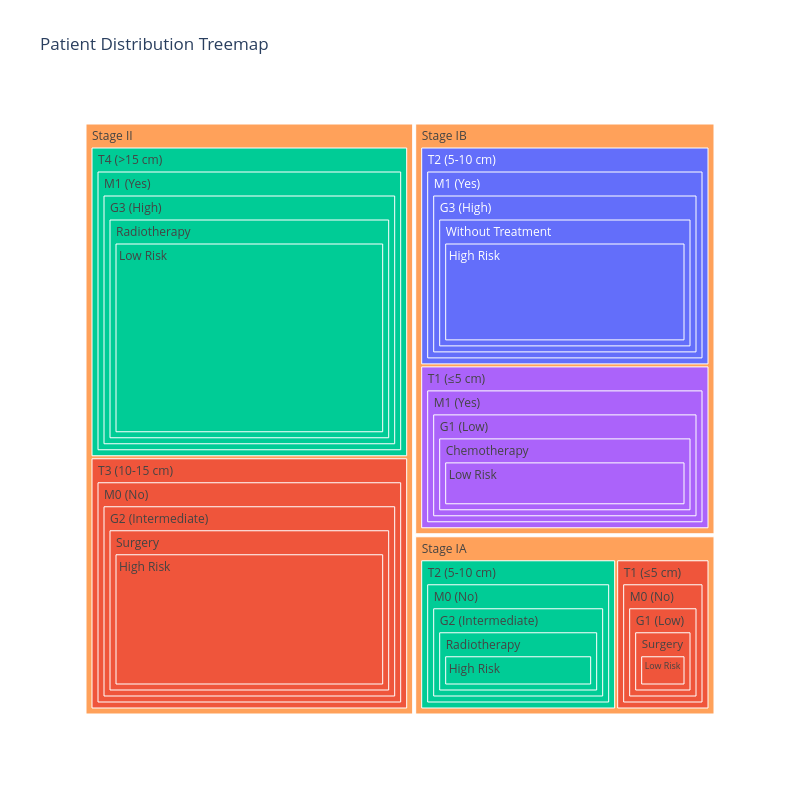

Notebook code for this chart:
### Code cell
import plotly.express as px

# Using the same data as above
fig = px.treemap(
    df,
    path=['Stage', 'Tumor Size', 'Metastasis', 'Grade', 'Treatment', 'Risk Level'],  # Hierarchy levels
    values='Count',  # Size of each block
    color='Treatment',  # Color blocks by Treatment
    title="Patient Distribution Treemap",
    width=800,
    height=800
)

# Show the Treemap
fig.show()

### Figure 1 — Plotly figure (JSON) as saved in the notebook; plotly's stock layout.template omitted (floating-point values rounded to 4 significant figures)
{"data": [{"branchvalues": "total", "customdata": [["Without Treatment"], ["Surgery"], ["Surgery"], ["Radiotherapy"], ["Radiotherapy"], ["Chemotherapy"], ["Chemotherapy"], ["Radiotherapy"], ["Radiotherapy"], ["Surgery"], ["Surgery"], ["Without Treatment"], ["Surgery"], ["Chemotherapy"], ["Radiotherapy"], ["Surgery"], ["Without Treatment"], ["Radiotherapy"], ["Surgery"], ["Radiotherapy"], ["Surgery"], ["Chemotherapy"], ["Without Treatment"], ["Radiotherapy"], ["Surgery"], ["Chemotherapy"], ["Radiotherapy"], ["Without Treatment"], ["Surgery"], ["Radiotherapy"], ["(?)"], ["(?)"], ["(?)"]], "domain": {"x": [0, 1], "y": [0, 1]}, "hovertemplate": "labels=%{label}<br>Count=%{value}<br>parent=%{parent}<br>id=%{id}<br>Treatment=%{customdata[0]}<extra></extra>", "ids": ["Stage IB/T2 (5-10 cm)/M1 (Yes)/G3 (High)/Without Treatment/High Risk", "Stage II/T3 (10-15 cm)/M0 (No)/G2 (Intermediate)/Surgery/High Risk", "Stage IA/T1 (≤5 cm)/M0 (No)/G1 (Low)/Surgery/Low Risk", "Stage IA/T2 (5-10 cm)/M0 (No)/G2 (Intermediate)/Radiotherapy/High Risk", "Stage II/T4 (>15 cm)/M1 (Yes)/G3 (High)/Radiotherapy/Low Risk", "Stage IB/T1 (≤5 cm)/M1 (Yes)/G1 (Low)/Chemotherapy/Low Risk", "Stage IB/T1 (≤5 cm)/M1 (Yes)/G1 (Low)/Chemotherapy", "Stage IA/T2 (5-10 cm)/M0 (No)/G2 (Intermediate)/Radiotherapy", "Stage II/T4 (>15 cm)/M1 (Yes)/G3 (High)/Radiotherapy", "Stage IA/T1 (≤5 cm)/M0 (No)/G1 (Low)/Surgery", "Stage II/T3 (10-15 cm)/M0 (No)/G2 (Intermediate)/Surgery", "Stage IB/T2 (5-10 cm)/M1 (Yes)/G3 (High)/Without Treatment", "Stage IA/T1 (≤5 cm)/M0 (No)/G1 (Low)", "Stage IB/T1 (≤5 cm)/M1 (Yes)/G1 (Low)", "Stage IA/T2 (5-10 cm)/M0 (No)/G2 (Intermediate)", "Stage II/T3 (10-15 cm)/M0 (No)/G2 (Intermediate)", "Stage IB/T2 (5-10 cm)/M1 (Yes)/G3 (High)", "Stage II/T4 (>15 cm)/M1 (Yes)/G3 (High)", "Stage IA/T1 (≤5 cm)/M0 (No)", "Stage IA/T2 (5-10 cm)/M0 (No)", "Stage II/T3 (10-15 cm)/M0 (No)", "Stage IB/T1 (≤5 cm)/M1 (Yes)", "Stage IB/T2 (5-10 cm)/M1 (Yes)", "Stage II/T4 (>15 cm)/M1 (Yes)", "Stage IA/T1 (≤5 cm)", "Stage IB/T1 (≤5 cm)", "Stage IA/T2 (5-10 cm)", "Stage IB/T2 (5-10 cm)", "Stage II/T3 (10-15 cm)", "Stage II/T4 (>15 cm)", "Stage IA", "Stage IB", "Stage II"], "labels": ["High Risk", "High Risk", "Low Risk", "High Risk", "Low Risk", "Low Risk", "Chemotherapy", "Radiotherapy", "Radiotherapy", "Surgery", "Surgery", "Without Treatment", "G1 (Low)", "G1 (Low)", "G2 (Intermediate)", "G2 (Intermediate)", "G3 (High)", "G3 (High)", "M0 (No)", "M0 (No)", "M0 (No)", "M1 (Yes)", "M1 (Yes)", "M1 (Yes)", "T1 (≤5 cm)", "T1 (≤5 cm)", "T2 (5-10 cm)", "T2 (5-10 cm)", "T3 (10-15 cm)", "T4 (>15 cm)", "Stage IA", "Stage IB", "Stage II"], "marker": {"colors": ["#636efa", "#EF553B", "#EF553B", "#00cc96", "#00cc96", "#ab63fa", "#ab63fa", "#00cc96", "#00cc96", "#EF553B", "#EF553B", "#636efa", "#EF553B", "#ab63fa", "#00cc96", "#EF553B", "#636efa", "#00cc96", "#EF553B", "#00cc96", "#EF553B", "#ab63fa", "#636efa", "#00cc96", "#EF553B", "#ab63fa", "#00cc96", "#636efa", "#EF553B", "#00cc96", "#FFA15A", "#FFA15A", "#FFA15A"]}, "name": "", "parents": ["Stage IB/T2 (5-10 cm)/M1 (Yes)/G3 (High)/Without Treatment", "Stage II/T3 (10-15 cm)/M0 (No)/G2 (Intermediate)/Surgery", "Stage IA/T1 (≤5 cm)/M0 (No)/G1 (Low)/Surgery", "Stage IA/T2 (5-10 cm)/M0 (No)/G2 (Intermediate)/Radiotherapy", "Stage II/T4 (>15 cm)/M1 (Yes)/G3 (High)/Radiotherapy", "Stage IB/T1 (≤5 cm)/M1 (Yes)/G1 (Low)/Chemotherapy", "Stage IB/T1 (≤5 cm)/M1 (Yes)/G1 (Low)", "Stage IA/T2 (5-10 cm)/M0 (No)/G2 (Intermediate)", "Stage II/T4 (>15 cm)/M1 (Yes)/G3 (High)", "Stage IA/T1 (≤5 cm)/M0 (No)/G1 (Low)", "Stage II/T3 (10-15 cm)/M0 (No)/G2 (Intermediate)", "Stage IB/T2 (5-10 cm)/M1 (Yes)/G3 (High)", "Stage IA/T1 (≤5 cm)/M0 (No)", "Stage IB/T1 (≤5 cm)/M1 (Yes)", "Stage IA/T2 (5-10 cm)/M0 (No)", "Stage II/T3 (10-15 cm)/M0 (No)", "Stage IB/T2 (5-10 cm)/M1 (Yes)", "Stage II/T4 (>15 cm)/M1 (Yes)", "Stage IA/T1 (≤5 cm)", "Stage IA/T2 (5-10 cm)", "Stage II/T3 (10-15 cm)", "Stage IB/T1 (≤5 cm)", "Stage IB/T2 (5-10 cm)", "Stage II/T4 (>15 cm)", "Stage IA", "Stage IB", "Stage IA", "Stage IB", "Stage II", "Stage II", "", "", ""], "type": "treemap", "values": [20.3, 25, 5, 10.5, 30.8, 15.2, 15.2, 10.5, 30.8, 5, 25, 20.3, 5, 15.2, 10.5, 25, 20.3, 30.8, 5, 10.5, 25, 15.2, 20.3, 30.8, 5, 15.2, 10.5, 20.3, 25, 30.8, 15.5, 35.5, 55.8]}], "layout": {"height": 800, "legend": {"tracegroupgap": 0}, "title": {"text": "Patient Distribution Treemap"}, "width": 800}}
